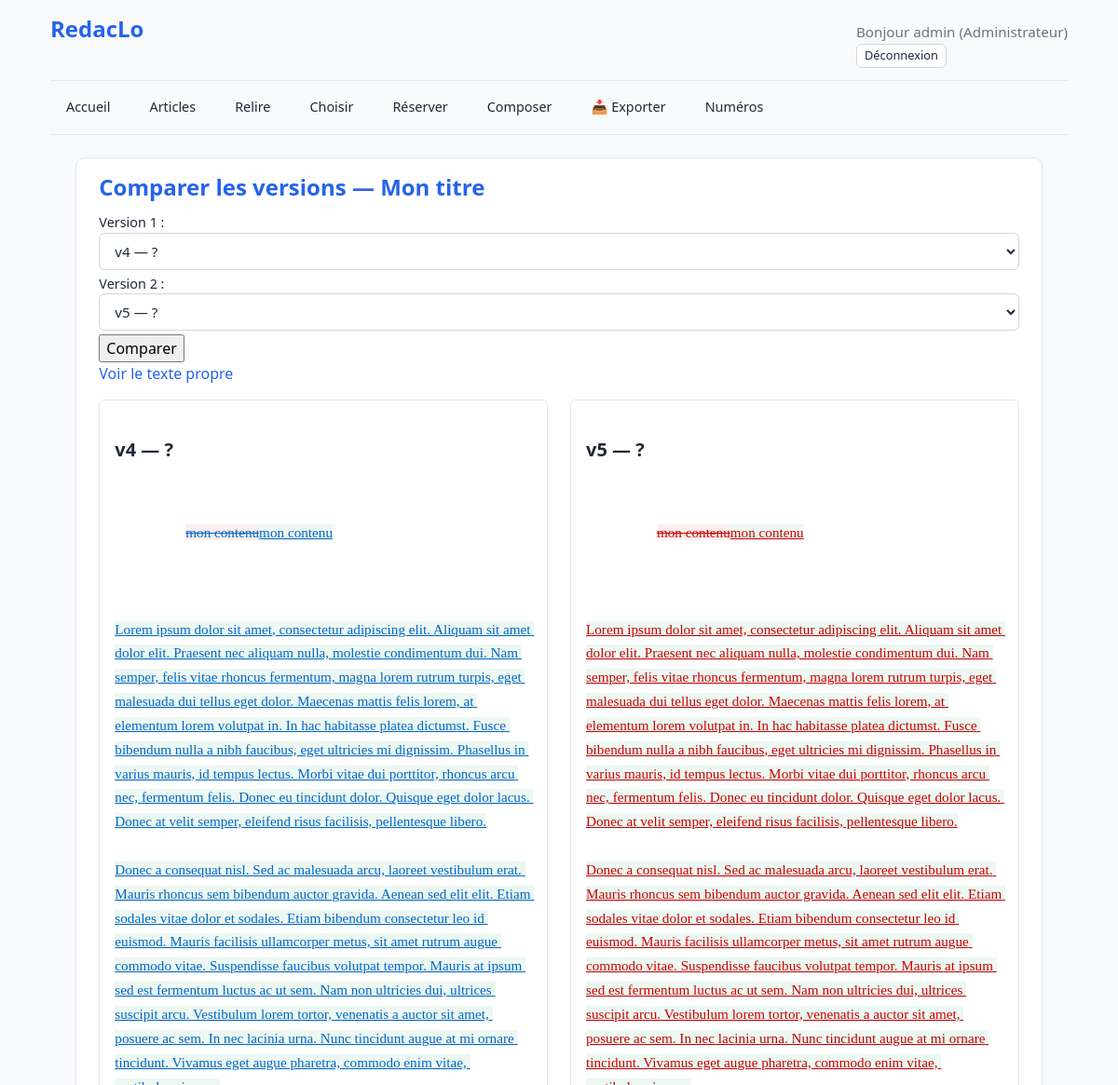
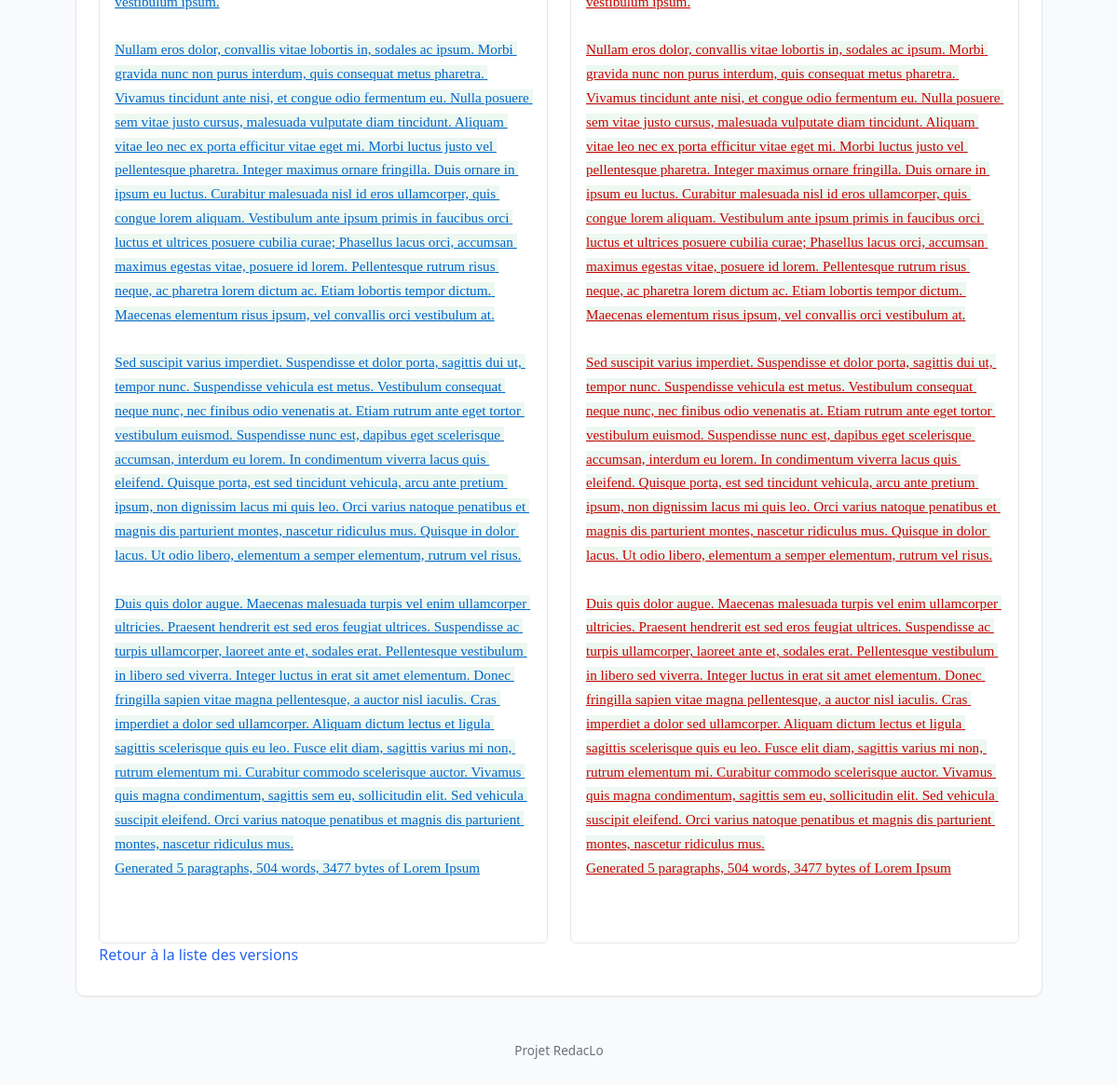
/articles/2/comparer/ (signed in), run on the app's committed database (2 pictures, top to bottom).
### accounts/models.py (models this page shows, shortened)
class User(AbstractUser):
    ROLES = [
        ("admin", "Administrateur"),
        ("editeur", "Éditeur"),
        ("membre_redaction", "Membre de la rédaction"),
        ("redacteur", "Rédacteur"),
    ]
    COULEURS = [
        ("bleu", "Bleu"), ("violet", "Violet"), ("gris", "Gris ardoise"),
        ("marine", "Bleu marine"), ("orangefonce", "Orange foncé"),
        ("marron", "Marron"), ("rouge", "Rouge"), ("vert", "Vert"),
    ]
    role = models.CharField(max_length=20, choices=ROLES, default="redacteur")
    couleur = models.CharField(max_length=20, choices=COULEURS, default="bleu")
    signature_defaut = models.CharField(
        max_length=100,
        blank=True,
        help_text="Ex: 'Correspondant LO'. Laisser vide pour utiliser le Prénom Nom."
    )
    couleur = models.CharField(
        max_length=20,
        choices=COULEURS,
        default="bleu",
        help_text="Couleur utilisée pour ses annotations dans les articles.",
    )

### articles/models.py (models this page shows, shortened)
class Article(models.Model):
    STATUTS = [
        ("brouillon", "Brouillon"),
        ("soumis", "Soumis"),
        ("en_relecture", "En relecture"),
        ("relu", "Relu"),
        ("revisions_demandees", "Révisions demandées"),
        ("valide", "Validé"),
        ("rejete", "Rejeté"),
        ("publie", "Publié"),
    ]
    STATUTS_SELECTION = [
        ("a_choisir", "À choisir pour le numéro"),
        ("disponible", "Disponible (dans le vivier)"),
        ("reserve", "Réservé (marronnier)"),
        ("utilise", "Utilisé (placé)"),
    ]
    TYPES_ARTICLE = [
        ("article", "Article"),
        ("breve", "Brève"),
        ("echo", "Écho"),
        ("courrier", "Courrier des lecteurs"),
        ("article_editorial", "Éditorial"),
    ]
    titre = models.CharField(max_length=200, help_text="Titre principal de l'article.")
    sur_titre = models.CharField(max_length=200, blank=True, help_text="Sur-titre de l'article.")
    type_article = models.CharField(max_length=20, choices=TYPES_ARTICLE, default="article", verbose_name="Type d'article")
    redacteur = models.ForeignKey(
        settings.AUTH_USER_MODEL,
        on_delete=models.CASCADE,
        related_name="articles_rediges",
        verbose_name="Rédacteur"
    )
    contenu = models.TextField()
    statut = models.CharField(max_length=20, choices=STATUTS, default="brouillon")
    rubrique = models.ForeignKey(
        "publications.Rubrique",
        on_delete=models.SET_NULL,
        null=True,
        blank=True,
        related_name="articles"
    )
    statut_selection = models.CharField(max_length=20, choices=STATUTS_SELECTION, default="a_choisir")
    date_creation = models.DateTimeField(auto_now_add=True)
    date_modification = models.DateTimeField(auto_now=True)
    version_reference = models.ForeignKey(
        "ArticleVersion",
        on_delete=models.SET_NULL,
        null=True,
        blank=True,
        related_name="+"
    )
    valide_1_par = models.ForeignKey(
        settings.AUTH_USER_MODEL,
        on_delete=models.SET_NULL,
        null=True,
        blank=True,
        related_name="articles_valides_1",
        verbose_name="Premier validateur"
    )
    valide_2_par = models.ForeignKey(
        settings.AUTH_USER_MODEL,
        on_delete=models.SET_NULL,
        null=True,
        blank=True,
        related_name="articles_valides_2",
        verbose_name="Second validateur"
    )
    valide_1_mandataire = models.ForeignKey(
        settings.AUTH_USER_MODEL,
        on_delete=models.SET_NULL,
        null=True,
        blank=True,
        related_name="articles_mandates_1",
        verbose_name="Premier validateur (mandataire)"
    )
    valide_2_mandataire = models.ForeignKey(
        settings.AUTH_USER_MODEL,
        on_delete=models.SET_NULL,
        null=True,
        blank=True,
        related_name="articles_mandates_2",
        verbose_name="Second validateur (mandataire)"
    )
    numero_reserve = models.ForeignKey(
        'publications.Publication',
        on_delete=models.SET_NULL,
        null=True,
        blank=True,
        related_name='articles_reserves',
        verbose_name="Réservé pour le numéro"
    )

class ArticleVersion(models.Model):
    TYPES = [
        ("redacteur", "Rédacteur"),
        ("relecture", "Relecture"),
    ]
    STATUTS = [
        ("brouillon", "Brouillon"),
        ("soumise", "Soumise (à valider)"),
        ("validee", "Validée"),
        ("rejetee", "Rejetée"),
        ("archivee", "Archivée (traitée)"),
    ]
    AVIS_CHOICES = [
        ("favorable", "Favorable"),
        ("defavorable", "Défavorable"),
    ]
    avis_relecteur = models.CharField(
        max_length=20,
        choices=AVIS_CHOICES,
        blank=True,
        null=True,
        verbose_name="Avis du relecteur"
    )
    article = models.ForeignKey(
        Article,
        on_delete=models.CASCADE,
        related_name="versions",
    )
    parent = models.ForeignKey(
        "self",
        on_delete=models.SET_NULL,
        null=True,
        blank=True,
        related_name="enfants",
    )
    numero = models.PositiveIntegerField(default=1)
    type = models.CharField(max_length=20, choices=TYPES, default="redacteur")
    contenu = models.TextField()
    modifie_par = models.ForeignKey(
        settings.AUTH_USER_MODEL,
        on_delete=models.SET_NULL,
        null=True,
        blank=True,
        related_name="versions_modifiees",
        verbose_name="Modifié par"
    )
    commentaire = models.TextField(blank=True)
    statut = models.CharField(
        max_length=20,
        choices=STATUTS,
        default="brouillon",
    )
    commentaire_validation = models.TextField(
        blank=True,
        help_text="Commentaire de l'éditeur en cas de rejet.",
    )
    date = models.DateTimeField(auto_now_add=True)
    class Meta:
        ordering = ["-date"]

### articles/views/relecture.py (the view)
# urls.py: path("<int:pk>/comparer/", views.comparer_versions, name="comparer_versions"),
@role_required("editeur", "membre_redaction", "admin")
def comparer_versions(request, pk):
    article = get_object_or_404(Article, pk=pk)
    versions = article.versions.order_by("numero")
    versions_relecture = versions.filter(type="relecture")
    if versions_relecture.count() < 2:
        return render(request, "articles/comparer_versions.html", {
            "article": article,
            "message": "La comparaison n'est possible qu'à partir de deux versions de relecture.",
            "versions": versions,
        })
    versions_valides = versions_relecture.filter(statut__in=["soumise", "validee"])
    if versions_valides.count() < 2:
        return render(request, "articles/comparer_versions.html", {
            "article": article,
            "message": "Les deux versions à comparer doivent être soumises ou validées.",
            "versions": versions,
        })
    from collections import defaultdict
    par_parent = defaultdict(list)
    for v in versions_valides:
        par_parent[v.parent_id].append(v)
    groupes_valides = [g for g in par_parent.values() if len(g) >= 2]
    if not groupes_valides:
        return render(request, "articles/comparer_versions.html", {
            "article": article,
            "message": "Les versions de relecture ne partagent pas la même version parente : la comparaison serait biaisée.",
            "versions": versions,
        })
    groupe = groupes_valides[0]
    v1_id = request.GET.get("v1")
    v2_id = request.GET.get("v2")
    v1 = None
    v2 = None
    if v1_id:
        try:
            v1 = groupe[int(v1_id)]
        except (ValueError, IndexError):
            pass
    if v2_id:
        try:
            v2 = groupe[int(v2_id)]
        except (ValueError, IndexError):
            pass
    if not v1:
        v1 = groupe[0]
    if not v2 or v2 == v1:
        v2 = next((v for v in groupe if v != v1), groupe[0])
    def _diff_pour(version):
        if version.parent:
            return rendre_diff(
                version.parent.contenu,
                version.contenu,
                version.modifie_par.couleur if version.modifie_par else "bleu",
            )
        return version.contenu
    v1_diff = _diff_pour(v1)
    v2_diff = _diff_pour(v2)
    mode = request.GET.get("mode", "diff")
    if mode not in ("diff", "propre"):
        mode = "diff"
    return render(request, "articles/comparer_versions.html", {
        "article": article,
        "versions": versions,
        "groupe": groupe,
        "v1": v1,
        "v2": v2,
        "v1_diff": v1_diff,
        "v2_diff": v2_diff,
        "mode": mode,
    })

### templates/articles/comparer_versions.html
{% extends "base.html" %}
{% block main_class %}main-large{% endblock %}
{% block contenu %}
<h1>Comparer les versions — {{ article.titre }}</h1>
{% if message %}
    <p class="message-avertissement">{{ message }}</p>
    {% if user.role == "editeur" or user.role == "admin" %}
        <p><a href="{% url 'articles:liste_versions' article.pk %}">Retour à la liste des versions</a></p>
    {% endif %}
{% else %}
    <form method="get" class="comparaison-selecteurs">
        <label>Version 1 :
            <select name="v1">
                {% for v in groupe %}
                    <option value="{{ v.pk }}" {% if v.pk == v1.pk %}selected{% endif %}>
                        v{{ v.numero }} — {{ v.auteur_modification.username|default:"?" }}
                    </option>
                {% endfor %}
            </select>
        </label>
        <label>Version 2 :
            <select name="v2">
                {% for v in groupe %}
                    <option value="{{ v.pk }}" {% if v.pk == v2.pk %}selected{% endif %}>
                        v{{ v.numero }} — {{ v.auteur_modification.username|default:"?" }}
                    </option>
                {% endfor %}
            </select>
        </label>
        <button type="submit">Comparer</button>
    </form>
    <p class="comparaison-bascule">
        {% if mode == "diff" %}
            <a href="?v1={{ v1.pk }}&v2={{ v2.pk }}&mode=propre">Voir le texte propre</a>
        {% else %}
            <a href="?v1={{ v1.pk }}&v2={{ v2.pk }}&mode=diff">Voir les différences</a>
        {% endif %}
    </p>
    <div class="comparaison">
        <div class="comparaison-colonne">
            <h2>v{{ v1.numero }} — {{ v1.auteur_modification.username|default:"?" }}</h2>
            <div class="comparaison-texte">
                {% if mode == "diff" %}
                    {{ v1_diff|safe }}
                {% else %}
                    {{ v1.contenu|linebreaks }}
                {% endif %}
            </div>
        </div>
        <div class="comparaison-colonne">
            <h2>v{{ v2.numero }} — {{ v2.auteur_modification.username|default:"?" }}</h2>
            <div class="comparaison-texte">
                {% if mode == "diff" %}
                    {{ v2_diff|safe }}
                {% else %}
                    {{ v2.contenu|linebreaks }}
                {% endif %}
            </div>
        </div>
    </div>
    <p><a href="{% url 'articles:liste_versions' article.pk %}">Retour à la liste des versions</a></p>
{% endif %}
{% endblock %}

### templates/base.html (shortened to what this page needs)
<!DOCTYPE html>
{% load static %}
<html lang="fr">
    <head>
        <link rel="stylesheet" href="{% static 'css/main.css' %}">
    </head>
    <body>
        <header>
            <div class="header-top">
                <h1 class="site-title">
                    <a href="{% url 'core:accueil' %}">RedacLo</a>
                </h1>
                {% if user.is_authenticated %}
                    <div class="user-info-container">
                        <span class="user-greeting">
                            Bonjour {{ user.username }} <span class="user-role">({{ user.get_role_display }})</span>
                        </span>
                        <form method="post" action="{% url 'logout' %}" style="margin: 0;">
                            <button type="submit" class="btn btn-sm btn-secondary" style="cursor: pointer; padding: 0.2rem 0.5rem; font-size: 0.8rem;">
                                Déconnexion
                            </button>
                        </form>
                    </div>
                {% else %}
                    <div>
                        <a href="{% url 'login' %}" class="btn btn-sm btn-primary">Connexion</a>
                    </div>
                {% endif %}
            </div>
            <nav class="main-nav">
                <div class="nav-left" id="nav-links">
                    <a href="{% url 'core:accueil' %}" class="btn btn-ghost {% if request.resolver_match.url_name == 'accueil' %}active{% endif %}">Accueil</a>
                    <a href="{% url 'articles:mes_articles' %}" class="btn btn-ghost {% if request.resolver_match.url_name == 'mes_articles' %}active{% endif %}">Articles</a>
                    {% if user.role == "editeur" or user.role == "membre_redaction" or user.role == "admin" %}
                        <a href="{% url 'reviews:a_relire' %}" class="btn btn-ghost {% if request.resolver_match.url_name == 'a_relire' %}active{% endif %}">Relire</a>
                        <a href="{% url 'publications:choisir' %}" class="btn btn-ghost {% if request.resolver_match.url_name == 'choisir' %}active{% endif %}">Choisir</a>
                        <a href="{% url 'publications:articles_reserves' %}" class="btn btn-ghost {% if request.resolver_match.url_name == 'articles_reserves' %}active{% endif %}">Réserver</a>
                        <a href="{% url 'publications:composition' %}" class="btn btn-ghost {% if request.resolver_match.url_name == 'composition' %}active{% endif %}">Composer</a>
                        <a href="{% url 'publications:exporter_index' %}" class="btn btn-ghost {% if request.resolver_match.url_name == 'exporter_index' %}active{% endif %}">📥 Exporter</a>
                        <a href="{% url 'publications:numeros' %}" class="btn btn-ghost {% if request.resolver_match.url_name == 'numeros' %}active{% endif %}">Numéros</a>
                    {% endif %}
                </div>
            </nav>
        <main class="{% block main_class %}{% endblock %}">
            {% block contenu %}{% endblock %}
        </main>
        <footer>
            <p>Projet RedacLo</p>
        </footer>
    </body>
</html>

### data on the page
User: username "admin", role "Administrateur"
Article: titre "Mon titre"
ArticleVersion: numero "4"
ArticleVersion: numero "5"

### other printed values
{{ v1.auteur_modification.username|default:"?" }} "?"
{{ v2.auteur_modification.username|default:"?" }} "?"
